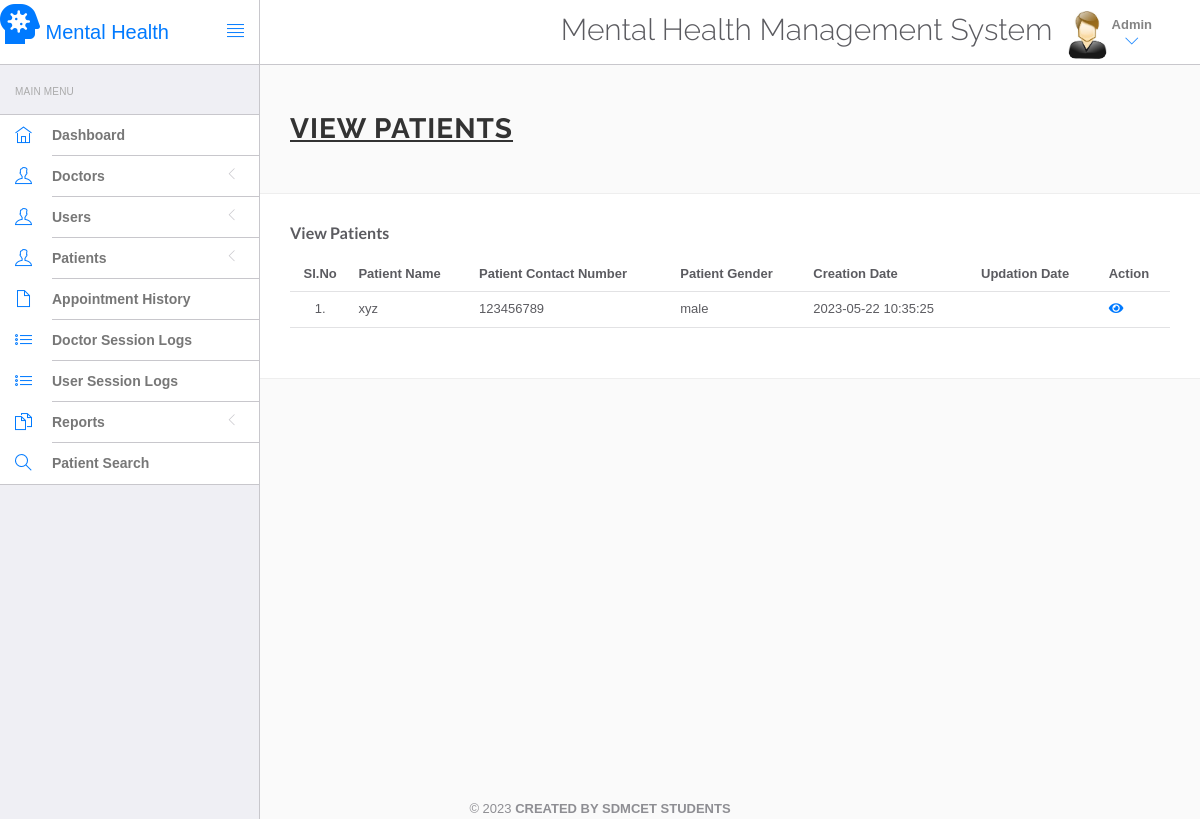
The app's page /Web/hms/admin/manage-patient.php (signed in) with its own data.
### tables this page shows
CREATE TABLE IF NOT EXISTS `tblpatient` (
  `ID` int NOT NULL AUTO_INCREMENT,
  `Docid` int DEFAULT NULL,
  `PatientName` varchar(200) DEFAULT NULL,
  `PatientContno` bigint DEFAULT NULL,
  `PatientEmail` varchar(200) DEFAULT NULL,
  `PatientGender` varchar(50) DEFAULT NULL,
  `PatientAdd` mediumtext,
  `PatientAge` int DEFAULT NULL,
  `PatientMedhis` mediumtext,
  `CreationDate` timestamp NULL DEFAULT CURRENT_TIMESTAMP,
  `UpdationDate` timestamp NULL DEFAULT NULL ON UPDATE CURRENT_TIMESTAMP,
  PRIMARY KEY (`ID`)
);

### Web/hms/admin/manage-patient.php (the view, shortened to what this page needs)
<?php
include('include/config.php');
?>
<!DOCTYPE html>
<html lang="en">
	<head>
		<link rel="stylesheet" href="vendor/bootstrap/css/bootstrap.min.css">
		<link rel="stylesheet" href="vendor/fontawesome/css/font-awesome.min.css">
		<link rel="stylesheet" href="vendor/themify-icons/themify-icons.min.css">
		<link href="vendor/animate.css/animate.min.css" rel="stylesheet" media="screen">
		<link href="vendor/perfect-scrollbar/perfect-scrollbar.min.css" rel="stylesheet" media="screen">
		<link href="vendor/switchery/switchery.min.css" rel="stylesheet" media="screen">
		<link href="vendor/bootstrap-touchspin/jquery.bootstrap-touchspin.min.css" rel="stylesheet" media="screen">
		<link href="vendor/select2/select2.min.css" rel="stylesheet" media="screen">
		<link href="vendor/bootstrap-datepicker/bootstrap-datepicker3.standalone.min.css" rel="stylesheet" media="screen">
		<link href="vendor/bootstrap-timepicker/bootstrap-timepicker.min.css" rel="stylesheet" media="screen">
		<link rel="stylesheet" href="assets/css/styles.css">
		<link rel="stylesheet" href="assets/css/plugins.css">
		<link rel="stylesheet" href="assets/css/themes/theme-1.css" id="skin_color" />
	</head>
	<body>
		<div id="app">
<?php include('include/sidebar.php');?>
<div class="app-content">
<?php include('include/header.php');?>
<div class="main-content" >
<div class="wrap-content container" id="container">
<section id="page-title">
<div class="row">
<div class="col-sm-8">
<h1 class="mainTitle"><b><u>View Patients</u></b></h1>
</div>
</div>
</section>
<div class="container-fluid container-fullw bg-white">
<div class="row">
<div class="col-md-12">
<h5 class="over-title margin-bottom-15"><span class="text-bold">View Patients</span></h5>
<table class="table table-hover" id="sample-table-1">
<thead>
<tr>
<th class="center">Sl.No</th>
<th>Patient Name</th>
<th>Patient Contact Number</th>
<th>Patient Gender </th>
<th>Creation Date </th>
<th>Updation Date </th>
<th>Action</th>
</tr>
</thead>
<tbody>
<?php
$sql=mysqli_query($con,"select * from tblpatient");
$cnt=1;
while($row=mysqli_fetch_array($sql))
{
?>
<tr>
<td class="center"><?php echo $cnt;?>.</td>
<td class="hidden-xs"><?php echo $row['PatientName'];?></td>
<td><?php echo $row['PatientContno'];?></td>
<td><?php echo $row['PatientGender'];?></td>
<td><?php echo $row['CreationDate'];?></td>
<td><?php echo $row['UpdationDate'];?>
</td>
<td>
<a href="view-patient.php?viewid=<?php echo $row['ID'];?>"><i class="fa fa-eye"></i></a>
</td>
</tr>
<?php
$cnt=$cnt+1;
 }?></tbody>
</table>
</div>
</div>
</div>
</div>
</div>
</div>
</div>
			<?php include('include/footer.php');?>
		</body>
</html>

### Web/hms/admin/assets/css/themes/theme-1.css (style rules this page uses)
body { background: #FAFAFA; }

### records on screen
tblpatient: PatientName "xyz", PatientContno "123456789", PatientGender "male", CreationDate "2023-05-22 10:35:25"
